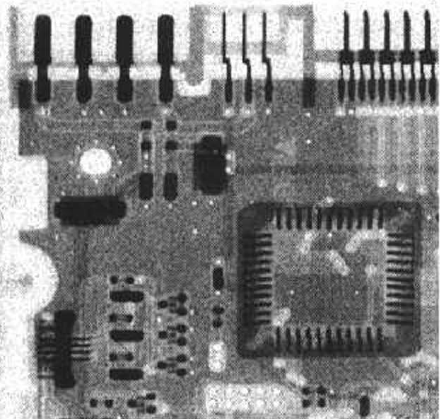
%> input picture Chapter5/noise.png, 440 x 419 px
$ octave example5_6.m   (GNU Octave 9; MATLAB toolbox functions it lacks are replaced by stand-ins)
%> lines starting %> are read from the running program, lines starting %| are printed output that depends on the picture
### lib/adpmedian.m
function f = adpmedian(g,Smax)
% ADPMEDIAN Perform adaptivev median filtering.
%   F = ADPMEDIAN(G, SMAX) performs adaptive median filtering of image G.
%   The median filter starts at size 3-by-3 and iterates up to size
%   SMAX-by-SMAX. SMAX must be an odd integer greater than 1.

% SMAX must be an odd, positive integer greater than 1.
if (Smax <= 1)|(Smax/2 == round(Smax/2))|(Smax ~= round(Smax))
    error('Smax must be an odd integer >1.')
end
% Initial setup
f = g;
f(:) = 0;
alreadyProcessed = false(size(g));
% Begin filtering
for k = 3:2:Smax
    zmin = ordfilt2(g, 1, ones(k,k), 'symmetric');
    zmax = ordfilt2(g, k*k, ones(k,k), 'symmetric');
    zmed = medfilt2(g, [k k], 'symmetric');
    processUsingLevelB = (zmed > zmin) & (zmax > zmed) &  ~alreadyProcessed;
    zB = (g > zmin) & (zmax > g);
    outputZxy = processUsingLevelB & zB;
    outputZmed = processUsingLevelB&~zB;
    f(outputZxy) = g(outputZxy);
    f(outputZmed) = zmed(outputZmed);

    alreadyProcessed = alreadyProcessed | processUsingLevelB;
    if all(alreadyProcessed(:))
        break;
    end
end
% Output zmed for any remaining unprocessed pixels. Note that this zmed was
% computed using a window of size Smax-bySmax, which is the final value of
% k in the loop.
f(~alreadyProcessed) = zmed(~alreadyProcessed);
end

### Chapter5/example5_6.m
% example 5.6 Page 122
% adaptivev median filtering.
clear, clc
f = imread('noise.png');
%> f is the input picture: size 419x440x3 uint8; min 1, max 255, mean 129.4
f = rgb2gray(f);
%> f: size 419x440 uint8
g = imnoise(f, 'salt & pepper', 0.25);
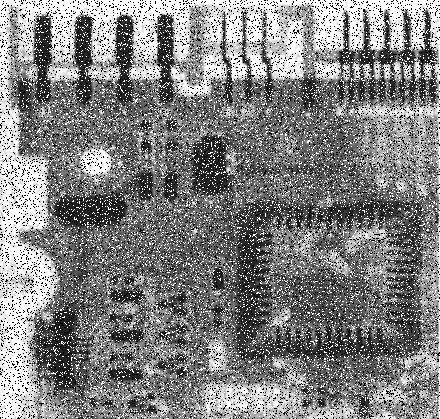
%> g: size 419x440 uint8; min 0, max 255, mean 128.7
subplot(1, 3, 1)
imshow(g), title('25% 椒盐污染')

fm = medfilt2(g, [7 7], 'symmetric');
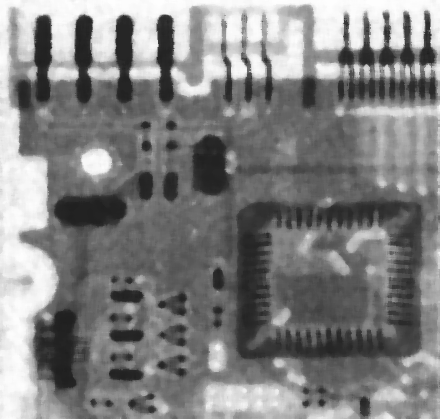
%> fm: size 419x440 uint8; min 31, max 254, mean 129.1
subplot(1, 3, 2)
imshow(fm), title('中值滤波')

fa = adpmedian(g, 7);  % 函数具体实现过程不懂
%> in adpmedian, `f(:) = 0;`: f: size 419x440 uint8; every value is 0
%> the loop in adpmedian, `for k = 3:2:Smax` made 3 passes
%> pass 1, in adpmedian, `zmin = ordfilt2(g, 1, ones(k,k), 'symmetric');`:
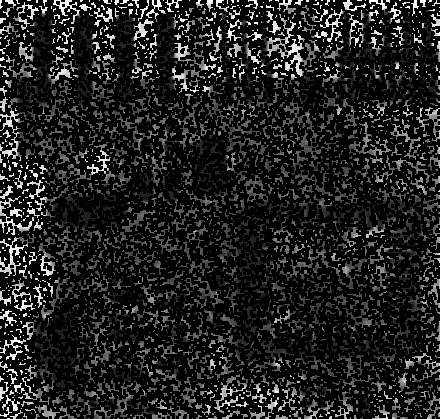
%> zmin: size 419x440 uint8; min 0, max 255, mean 33.2
%> pass 1, in adpmedian, `zmax = ordfilt2(g, k*k, ones(k,k), 'symmetric');`:
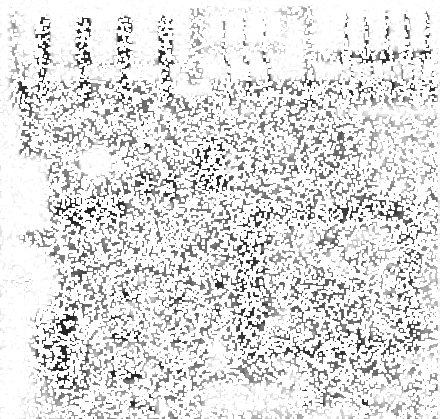
%> zmax: size 419x440 uint8; min 30, max 255, mean 222.7
%> pass 1, in adpmedian, `zmed = medfilt2(g, [k k], 'symmetric');`:
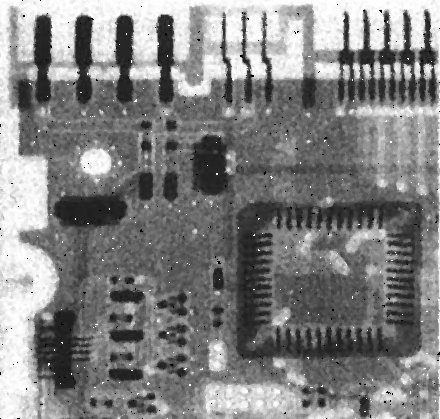
%> zmed: size 419x440 uint8; min 0, max 255, mean 129.3
%> pass 1, in adpmedian, `processUsingLevelB = (zmed > zmin) & (zmax > zmed) &  ~alreadyProcessed;`:
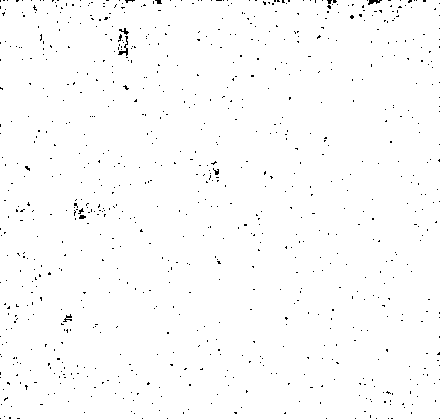
%> processUsingLevelB: size 419x440 logical; 98.9% white; black in thin lines or dots
%> after the loop in adpmedian, `for k = 3:2:Smax`: alreadyProcessed: size 419x440 logical; every value is 1
subplot(1, 3, 3)
imshow(fa), title('自适应滤波')
